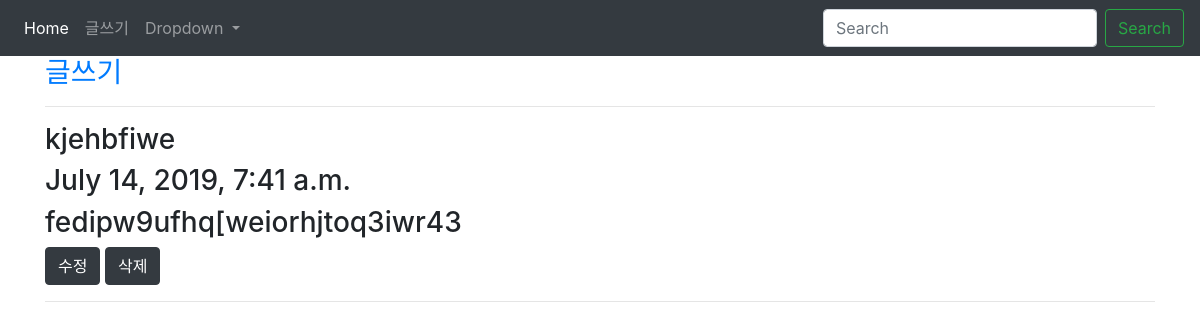
Page /funcrud/ on the earlier database version.
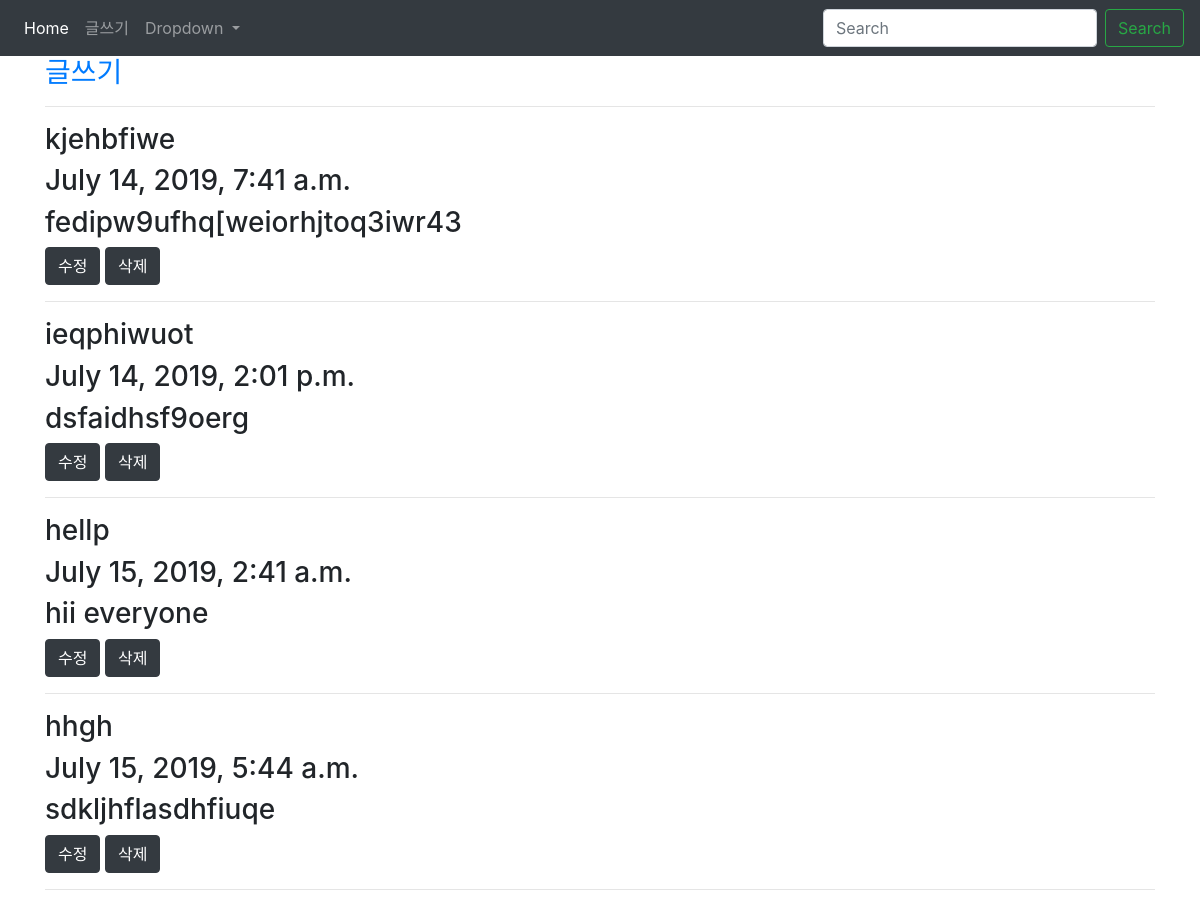
Same page on the later database version.
### viewcrud/models.py (models this page shows, shortened)
class Blog(models.Model):
    title=models.CharField(max_length=200)
    pub_date=models.DateTimeField('date publish')
    body=models.TextField()

### viewcrud/views.py (the view)
# urls.py: path('', views.read, name='home'),
def read(request):
     blogs=Blog.objects.all()
     return render(request, 'funccrud.html',{'blogs':blogs})

### viewcrud/templates/funccrud.html (shortened to what this page needs)
{%extends 'base.html'%}
{%block contents%}
 <div class="container">
    <h3> <a href="{% url 'newblog'%}" >글쓰기</a></h3>
<hr>
  {% for blog in blogs%}
     <h3> {{blog.title}}</h3>
  <h3> {{blog.pub_date}}</h3>
  <h3> {{blog.body}}</h3>
<a href="{% url 'update' blog.id%}"><button type="button" class="btn btn-dark">수정</button></a>
<a href="{% url 'delete' blog.id%}" ><button type="button" class="btn btn-dark">삭제</button></a>
<hr>
{%endfor%}
{%endblock%}

### burok/templates/base.html (shortened to what this page needs)
<!DOCTYPE html>
<html lang="en">
<head>
<head>
<link rel="stylesheet" href="https://stackpath.bootstrapcdn.com/bootstrap/4.3.1/css/bootstrap.min.css">
</head>
<body>
<nav class="navbar navbar-expand-lg navbar-dark bg-dark">
  <div class="collapse navbar-collapse" id="navbarSupportedContent">
    <ul class="navbar-nav mr-auto">
      <li class="nav-item active">
        <a class="nav-link" href="{% url 'home'%}">Home <span class="sr-only">(current)</span></a>
      </li>
      <li class="nav-item">
        <a class="nav-link" href="{% url 'newblog'%}">글쓰기</a>
      </li>
      <li class="nav-item dropdown">
        <a class="nav-link dropdown-toggle" href="#" id="navbarDropdown" role="button" data-toggle="dropdown" aria-haspopup="true" aria-expanded="false">
          Dropdown
        </a>
      </li>
    </ul>
    <form class="form-inline my-2 my-lg-0">
      <input class="form-control mr-sm-2" type="search" placeholder="Search" aria-label="Search">
      <button class="btn btn-outline-success my-2 my-sm-0" type="submit">Search</button>
    </form>
  </div>
</nav>
{%block contents%}
{%endblock%}
</body>

Differences in the rows shown:
added Blog: title "ieqphiwuot", pub_date "July 14, 2019, 2:01 p.m.", body "dsfaidhsf9oerg"
added Blog: title "hellp", pub_date "July 15, 2019, 2:41 a.m.", body "hii everyone"
added Blog: title "hhgh", pub_date "July 15, 2019, 5:44 a.m.", body "sdkljhflasdhfiuqe"
